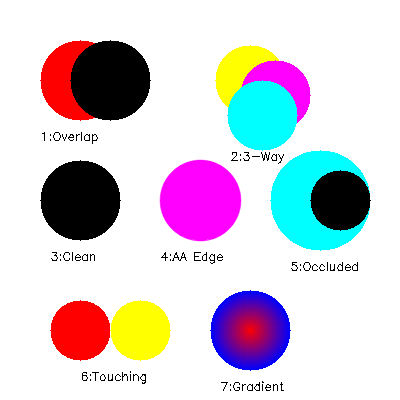
#> input picture tests/data/multicolor_test.png, 400 x 400 px
$ python test_halftone_grid.py
#> lines starting #> are read from the running program, lines starting #| are printed output that depends on the picture; after the words box and inside, x2 and y2 are one past the last pixel; in counts of white or black regions, pixels touching at a corner belong together
### src/dotmatrix/halftone_grid.py
"""
Halftone Grid Generator

Creates authentic halftone screen patterns using standard industry angles.
Instead of detecting existing dots, this generates a regular grid for each
CMYK color and sizes each dot based on ink coverage at that position.

Standard Screen Angles:
    Cyan:    15° (30° from black, minimizes moiré)
    Magenta: 75° (30° from black, opposite side)
    Yellow:   0° (or 90°, least visible ink at most visible angle)
    Black:   45° (most visible angle goes to least visible ink)

The 30° separation between colors minimizes rosette patterns and moiré.

Usage:
    >>> from dotmatrix.halftone_grid import generate_halftone_grids, render_halftone_svg
    >>> grids = generate_halftone_grids(width, height, grid_spacing=10)
    >>> svg = render_halftone_svg(grids, ink_masks, max_dot_radius=5)
"""

import math
from dataclasses import dataclass
from typing import Dict, List, Tuple, Optional
import numpy as np

# Standard halftone screen angles (in degrees)
HALFTONE_ANGLES = {
    'cyan': 15.0,
    'magenta': 75.0,
    'yellow': 0.0,
    'black': 45.0,
}

# CMYK RGB colors for rendering (pure subtractive primaries)
CMYK_RGB_COLORS = {
    'cyan': '#00FFFF',
    'magenta': '#FF00FF',
    'yellow': '#FFFF00',
    'black': '#000000',
}


@dataclass
class GridPoint:
    """A single point in a halftone grid."""
    x: float
    y: float
    radius: float  # Dot radius based on ink coverage (0 = no dot)


@dataclass
class HalftoneGrid:
    """A complete halftone grid for one color channel."""
    color: str  # 'cyan', 'magenta', 'yellow', or 'black'
    angle: float  # Screen angle in degrees
    spacing: float  # Distance between grid points
    points: List[GridPoint]  # All grid points with their radii

    @property
    def dot_count(self) -> int:
        """Number of dots with non-zero radius."""
        return sum(1 for p in self.points if p.radius > 0)


def generate_rotated_grid(
    width: int,
    height: int,
    spacing: float,
    angle_degrees: float,
    origin_x: float = 0.0,
    origin_y: float = 0.0,
) -> List[Tuple[float, float]]:
    """Generate a grid of points rotated at a specific angle.

    The grid is generated large enough to cover the entire image after rotation.

    Args:
        width: Image width in pixels
        height: Image height in pixels
        spacing: Distance between grid points
        angle_degrees: Rotation angle in degrees (0 = horizontal lines)
        origin_x: X offset for grid origin (for alignment)
        origin_y: Y offset for grid origin (for alignment)

    Returns:
        List of (x, y) tuples for each grid point within image bounds
    """
    angle_rad = math.radians(angle_degrees)
    cos_a = math.cos(angle_rad)
    sin_a = math.sin(angle_rad)

    # Calculate how large the unrotated grid needs to be to cover the image
    # after rotation. Use diagonal of the image as a safe bound.
    diagonal = math.sqrt(width**2 + height**2)

    # Grid extends from -diagonal/2 to +diagonal/2 in both directions
    # centered on the image center
    center_x = width / 2
    center_y = height / 2

    half_extent = diagonal / 2 + spacing

    # Generate grid points in unrotated space, then rotate
    points = []

    # Number of grid lines in each direction
    n_lines = int(2 * half_extent / spacing) + 1

    for i in range(-n_lines, n_lines + 1):
        for j in range(-n_lines, n_lines + 1):
            # Unrotated grid position (relative to center)
            gx = i * spacing + origin_x
            gy = j * spacing + origin_y

            # Rotate around origin
            rx = gx * cos_a - gy * sin_a
            ry = gx * sin_a + gy * cos_a

            # Translate to image coordinates
            px = center_x + rx
            py = center_y + ry

            # Check if point is within image bounds (with margin for dots)
            margin = spacing / 2
            if -margin <= px < width + margin and -margin <= py < height + margin:
                points.append((px, py))

    return points


def sample_ink_coverage(
    ink_mask: np.ndarray,
    x: float,
    y: float,
    sample_radius: float,
) -> float:
    """Sample the ink coverage at a grid point.

    Uses area sampling around the point to determine what percentage
    of the sampling area contains ink. This determines dot size.

    Args:
        ink_mask: Binary mask (255=ink, 0=no ink) for one color
        x: X coordinate of sample point
        y: Y coordinate of sample point
        sample_radius: Radius of area to sample (typically half grid spacing)

    Returns:
        Coverage fraction from 0.0 (no ink) to 1.0 (full ink coverage)
    """
    height, width = ink_mask.shape

    # Calculate sampling bounds
    x0 = max(0, int(x - sample_radius))
    y0 = max(0, int(y - sample_radius))
    x1 = min(width, int(x + sample_radius) + 1)
    y1 = min(height, int(y + sample_radius) + 1)

    if x0 >= x1 or y0 >= y1:
        return 0.0

    # Extract sampling region
    region = ink_mask[y0:y1, x0:x1]

    if region.size == 0:
        return 0.0

    # Calculate coverage (255 = ink present)
    coverage = np.mean(region) / 255.0

    return coverage


def generate_halftone_grids(
    width: int,
    height: int,
    grid_spacing: float,
    angles: Optional[Dict[str, float]] = None,
    origin_offsets: Optional[Dict[str, Tuple[float, float]]] = None,
) -> Dict[str, List[Tuple[float, float]]]:
    """Generate halftone grid points for all four CMYK colors.

    Args:
        width: Image width in pixels
        height: Image height in pixels
        grid_spacing: Distance between grid points (determines LPI)
        angles: Optional custom angles dict, defaults to standard halftone angles
        origin_offsets: Optional per-color origin offsets for grid alignment

    Returns:
        Dict mapping color names to lists of (x, y) grid points
    """
    if angles is None:
        angles = HALFTONE_ANGLES.copy()

    if origin_offsets is None:
        origin_offsets = {color: (0.0, 0.0) for color in angles}

    grids = {}
    for color, angle in angles.items():
        ox, oy = origin_offsets.get(color, (0.0, 0.0))
        grids[color] = generate_rotated_grid(
            width, height, grid_spacing, angle, ox, oy
        )

    return grids


def size_dots_from_masks(
    grid_points: Dict[str, List[Tuple[float, float]]],
    ink_masks: Dict[str, np.ndarray],
    max_radius: float,
    sample_radius: Optional[float] = None,
    min_coverage: float = 0.01,
) -> Dict[str, HalftoneGrid]:
    """Size dots at each grid point based on ink coverage from masks.

    Args:
        grid_points: Dict mapping color names to lists of (x, y) grid points
        ink_masks: Dict mapping color names to binary masks (255=ink, 0=no ink)
        max_radius: Maximum dot radius at 100% coverage
        sample_radius: Radius of sampling area (defaults to max_radius)
        min_coverage: Minimum coverage to create a dot (default 1%)

    Returns:
        Dict mapping color names to HalftoneGrid objects with sized dots
    """
    if sample_radius is None:
        sample_radius = max_radius

    grids = {}

    for color, points in grid_points.items():
        if color not in ink_masks:
            print(f"Warning: No ink mask for {color}, skipping")
            continue

        mask = ink_masks[color]
        sized_points = []

        for x, y in points:
            coverage = sample_ink_coverage(mask, x, y, sample_radius)

            if coverage >= min_coverage:
                # Dot radius proportional to sqrt of coverage
                # (area proportional to coverage)
                radius = max_radius * math.sqrt(coverage)
                sized_points.append(GridPoint(x, y, radius))
            else:
                # Still add point with zero radius for grid visualization if needed
                sized_points.append(GridPoint(x, y, 0.0))

        grids[color] = HalftoneGrid(
            color=color,
            angle=HALFTONE_ANGLES.get(color, 0.0),
            spacing=max_radius * 2,  # Approximate
            points=sized_points,
        )

    return grids


def render_halftone_svg(
    grids: Dict[str, HalftoneGrid],
    width: int,
    height: int,
    background_color: str = '#FFFFFF',
    include_zero_dots: bool = False,
) -> str:
    """Render halftone grids as an SVG document.

    Args:
        grids: Dict mapping color names to HalftoneGrid objects
        width: SVG width in pixels
        height: SVG height in pixels
        background_color: Background fill color
        include_zero_dots: If True, render zero-radius dots as tiny markers

    Returns:
        SVG document as a string
    """
    lines = [
        '<?xml version="1.0" encoding="UTF-8"?>',
        f'<svg xmlns="http://www.w3.org/2000/svg" '
        f'width="{width}" height="{height}" viewBox="0 0 {width} {height}">',
        f'  <rect width="100%" height="100%" fill="{background_color}"/>',
    ]

    # Render in order: yellow, cyan, magenta, black (lightest to darkest)
    render_order = ['yellow', 'cyan', 'magenta', 'black']

    for color in render_order:
        if color not in grids:
            continue

        grid = grids[color]
        fill_color = CMYK_RGB_COLORS.get(color, '#000000')

        lines.append(f'  <!-- {color.upper()} layer (angle={grid.angle}°, dots={grid.dot_count}) -->')
        lines.append(f'  <g id="{color}" fill="{fill_color}">')

        for point in grid.points:
            if point.radius > 0:
                lines.append(
                    f'    <circle cx="{point.x:.2f}" cy="{point.y:.2f}" r="{point.radius:.2f}"/>'
                )
            elif include_zero_dots:
                # Render as tiny dot for visualization
                lines.append(
                    f'    <circle cx="{point.x:.2f}" cy="{point.y:.2f}" r="0.5" opacity="0.1"/>'
                )

        lines.append('  </g>')

    lines.append('</svg>')

    return '\n'.join(lines)


def estimate_grid_spacing_from_image(
    ink_mask: np.ndarray,
    method: str = 'fft',
) -> float:
    """Estimate the halftone grid spacing from an image.

    Attempts to detect the screen frequency (LPI equivalent) from
    the periodic pattern in the image.

    Args:
        ink_mask: Binary mask of one ink color
        method: Detection method ('fft' or 'autocorr')

    Returns:
        Estimated grid spacing in pixels
    """
    if method == 'fft':
        return _estimate_spacing_fft(ink_mask)
    elif method == 'autocorr':
        return _estimate_spacing_autocorr(ink_mask)
    else:
        raise ValueError(f"Unknown method: {method}")


def _estimate_spacing_fft(ink_mask: np.ndarray) -> float:
    """Estimate grid spacing using FFT analysis."""
    # Normalize mask to 0-1
    mask_float = ink_mask.astype(np.float32) / 255.0

    # Compute 2D FFT
    fft = np.fft.fft2(mask_float)
    fft_shifted = np.fft.fftshift(fft)
    magnitude = np.abs(fft_shifted)

    # Find peaks in magnitude spectrum (excluding DC component)
    height, width = magnitude.shape
    center_y, center_x = height // 2, width // 2

    # Mask out DC component and nearby low frequencies
    dc_mask_radius = 5
    y_coords, x_coords = np.ogrid[:height, :width]
    dc_mask = ((y_coords - center_y)**2 + (x_coords - center_x)**2) <= dc_mask_radius**2
    magnitude[dc_mask] = 0

    # Find the strongest peak
    peak_idx = np.argmax(magnitude)
    peak_y, peak_x = np.unravel_index(peak_idx, magnitude.shape)

    # Distance from center to peak gives frequency
    freq_dist = math.sqrt((peak_x - center_x)**2 + (peak_y - center_y)**2)

    if freq_dist < 1:
        # No clear periodicity detected, return reasonable default
        return 10.0

    # Convert frequency to spacing (wavelength)
    # freq_dist is in cycles per image dimension
    avg_dim = (width + height) / 2
    spacing = avg_dim / freq_dist

    return spacing


# [91 lines left out: functions _estimate_spacing_autocorr, create_halftone_from_image, not called in this run]


# Convenience functions for interactive use

def separate_cmyk_inks_memory_efficient(
    image: np.ndarray,
    threshold: int = 128,
) -> Dict[str, np.ndarray]:
    """Memory-efficient CMYK ink separation using thresholds.

    Unlike quantize_to_cmyk_rgb which creates large intermediate arrays,
    this works directly with channel comparisons. Good for large images.

    Args:
        image: BGR image as numpy array (H, W, 3)
        threshold: Value threshold for ink detection (0-255)

    Returns:
        Dictionary mapping ink names to binary masks (255=ink, 0=absent)
    """
    # Extract channels (BGR format)
    b = image[:, :, 0].astype(np.int16)
    g = image[:, :, 1].astype(np.int16)
    r = image[:, :, 2].astype(np.int16)

    # Background detection (near white)
    white_threshold = 250
    is_white = (r > white_threshold) & (g > white_threshold) & (b > white_threshold)

    # Black detection (near black)
    black_threshold = 50
    is_black = (r < black_threshold) & (g < black_threshold) & (b < black_threshold)

    # Colored pixels (not white, not black)
    colored = ~is_white & ~is_black

    # Cyan ink present: red channel is absorbed (low R relative to G,B)
    # In pure cyan, R=0, G=255, B=255
    cyan_mask = colored & (r < threshold) & (g > threshold) & (b > threshold)

    # Magenta ink present: green channel is absorbed (low G relative to R,B)
    # In pure magenta, R=255, G=0, B=255
    magenta_mask = colored & (r > threshold) & (g < threshold) & (b > threshold)

    # Yellow ink present: blue channel is absorbed (low B relative to R,G)
    # In pure yellow, R=255, G=255, B=0
    yellow_mask = colored & (r > threshold) & (g > threshold) & (b < threshold)

    # Secondary colors (overlaps)
    # Red = Magenta + Yellow (low G and B)
    red_mask = colored & (r > threshold) & (g < threshold) & (b < threshold)

    # Green = Cyan + Yellow (low R and B)
    green_mask = colored & (r < threshold) & (g > threshold) & (b < threshold)

    # Blue = Cyan + Magenta (low R and G)
    blue_mask = colored & (r < threshold) & (g < threshold) & (b > threshold)

    # Final masks include both primary and secondary contributions
    # Using OR logic: any pixel where this ink contributes
    final_cyan = cyan_mask | green_mask | blue_mask
    final_magenta = magenta_mask | red_mask | blue_mask
    final_yellow = yellow_mask | red_mask | green_mask

    return {
        'cyan': (final_cyan * 255).astype(np.uint8),
        'magenta': (final_magenta * 255).astype(np.uint8),
        'yellow': (final_yellow * 255).astype(np.uint8),
        'black': (is_black * 255).astype(np.uint8),
    }


# [37 lines left out: function analyze_halftone_image, not called in this run]


def create_halftone_from_image_memory_efficient(
    image: np.ndarray,
    grid_spacing: float,
    max_dot_radius: Optional[float] = None,
    angles: Optional[Dict[str, float]] = None,
) -> Tuple[Dict[str, HalftoneGrid], str]:
    """Memory-efficient version for large images.

    Uses threshold-based ink separation instead of quantization.

    Args:
        image: BGR image as numpy array
        grid_spacing: Grid spacing in pixels (required, no auto-detection)
        max_dot_radius: Maximum dot radius (defaults to spacing/2)
        angles: Custom screen angles (defaults to standard CMYK angles)

    Returns:
        Tuple of (halftone grids dict, SVG string)
    """
    height, width = image.shape[:2]
    print(f"Image size: {width} x {height}")

    # Get ink masks using memory-efficient method
    print("Separating CMYK inks (memory-efficient mode)...")
    ink_masks = separate_cmyk_inks_memory_efficient(image)

    if max_dot_radius is None:
        max_dot_radius = grid_spacing / 2

    # Generate grid points
    print(f"Generating grid points (spacing={grid_spacing}, radius={max_dot_radius})...")
    grid_points = generate_halftone_grids(width, height, grid_spacing, angles)

    total_points = sum(len(pts) for pts in grid_points.values())
    print(f"  Generated {total_points:,} grid points total")

    # Size dots based on ink coverage
    print("Sizing dots based on ink coverage...")
    grids = size_dots_from_masks(
        grid_points, ink_masks, max_dot_radius,
        sample_radius=grid_spacing / 2
    )

    for color, grid in grids.items():
        print(f"  {color}: {grid.dot_count:,} dots with non-zero radius")

    # Render SVG
    print("Rendering SVG...")
    svg = render_halftone_svg(grids, width, height)

    return grids, svg

### test_halftone_grid.py
"""
Test script for halftone grid generation.

Analyzes a PORTION of the source halftone image to detect grid parameters,
then applies them to generate a full reconstruction.
"""

import cv2
import numpy as np
from pathlib import Path

# Add src to path for imports
import sys
sys.path.insert(0, str(Path(__file__).parent / "src"))

from dotmatrix.halftone_grid import (
    create_halftone_from_image_memory_efficient,
    separate_cmyk_inks_memory_efficient,
    estimate_grid_spacing_from_image,
    HALFTONE_ANGLES,
)


def analyze_crop(image: np.ndarray, crop_size: int = 500) -> dict:
    """Analyze a small crop to detect grid parameters."""
    h, w = image.shape[:2]

    # Take a crop from the center (more likely to have good ink coverage)
    cx, cy = w // 2, h // 2
    half = crop_size // 2
    crop = image[cy - half:cy + half, cx - half:cx + half]

    print(f"Analyzing {crop_size}x{crop_size} crop from center...")

    # Get ink masks
    ink_masks = separate_cmyk_inks_memory_efficient(crop)

    results = {'crop_size': crop_size}

    for color, mask in ink_masks.items():
        ink_pixels = np.sum(mask > 0)
        coverage = ink_pixels / mask.size

        spacing = None
        if ink_pixels > 100:
            try:
                spacing = estimate_grid_spacing_from_image(mask)
            except Exception as e:
                print(f"  {color}: spacing detection failed: {e}")

        results[color] = {
            'coverage': coverage,
            'estimated_spacing': spacing,
        }

        print(f"  {color}: coverage={coverage:.1%}, spacing={spacing:.1f}px" if spacing else f"  {color}: coverage={coverage:.1%}")

    # Average spacing across colors that have detectable patterns
    spacings = [r['estimated_spacing'] for r in results.values() if isinstance(r, dict) and r.get('estimated_spacing')]
    if spacings:
        results['avg_spacing'] = np.mean(spacings)
        print(f"\n  Average detected spacing: {results['avg_spacing']:.1f}px")

    return results


def main():
    # Load the large halftone image
    input_path = Path("inputs/input_large.png")

    if not input_path.exists():
        for alt in [
            "output/centroid_large/flower_svg_jitter_p30_seed1_20260204_203038/input_input_large.png",
            "tests/data/multicolor_test.png",
        ]:
            input_path = Path(alt)
            if input_path.exists():
                break
        else:
            print("Error: No test image found")
            return

    print(f"Loading: {input_path}")
    image = cv2.imread(str(input_path))
#> image is the input picture: shape (400, 400, 3); mean B, G, R 214.8, 205.8, 213.3

    if image is None:
        print("Failed to load image")
        return

    height, width = image.shape[:2]
    print(f"Image size: {width} x {height} ({width * height / 1e6:.1f} MP)")
#| Image size: 400 x 400 (0.2 MP)

    # Step 1: Analyze a small crop to detect grid parameters
    print("\n=== Step 1: Detect grid parameters from crop ===")
    analysis = analyze_crop(image, crop_size=800)
#> in analyze_crop, `crop = image[cy - half:cy + half, cx - half:cx + half]`:
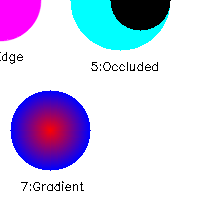
#> crop: shape (200, 200, 3); mean B, G, R 233.1, 202.8, 205.4
#> in separate_cmyk_inks_memory_efficient, `b = image[:, :, 0].astype(np.int16)`:
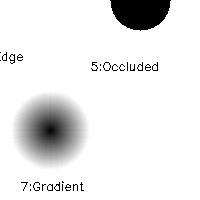
#> b: shape (200, 200) int16; min 0, max 255, mean 233.1
#> in separate_cmyk_inks_memory_efficient, `r = image[:, :, 2].astype(np.int16)`:
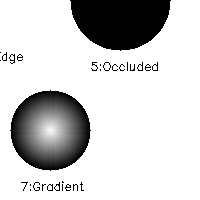
#> r: shape (200, 200) int16; min 0, max 255, mean 205.4
#> in separate_cmyk_inks_memory_efficient, `is_white = (r > white_threshold) & (g > white_threshold) & (b > white_..`:
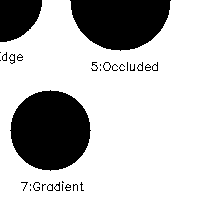
#> is_white: shape (200, 200) bool; 73.1% white; 31 black regions (20 under 20 px), largest, box (x1, y1, x2, y2) and area: (10, 90, 91, 171) 5025, (70, 0, 171, 51) 3973, (0, 0, 42, 42) 1383
#> in separate_cmyk_inks_memory_efficient, `final_cyan = cyan_mask | green_mask | blue_mask`:
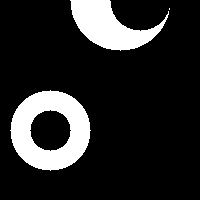
#> final_cyan: shape (200, 200) bool; 15.8% white; 3 white regions (1 under 20 px), largest, box (x1, y1, x2, y2) and area: (10, 90, 91, 171) 3768, (70, 0, 169, 51) 2530
#> in separate_cmyk_inks_memory_efficient, `final_magenta = magenta_mask | red_mask | blue_mask`:
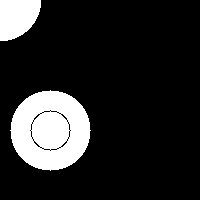
#> final_magenta: shape (200, 200) bool; 15.6% white; 2 white regions, box (x1, y1, x2, y2) and area: (10, 90, 91, 171) 4897, (0, 0, 41, 41) 1337
#> in analyze_crop, `ink_masks = separate_cmyk_inks_memory_efficient(crop)`: ink_masks = 4 items
#> the loop in analyze_crop, `for color, mask in ink_masks.items():` made 4 passes
#> (color, ink_pixels, coverage, spacing) on passes 1 to 4: ('cyan', 6300, 0.158, 37.14), ('magenta', 6234, 0.156, 28.28), ('yellow', 1129, 0.0282, 39.22), ('black', 1821, 0.0455, 39.22)
#> (printed output is left out)
#> pass 1, in _estimate_spacing_fft, `magnitude = np.abs(fft_shifted)`:
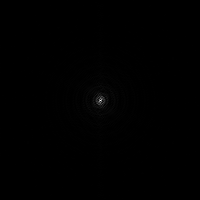
#> magnitude: shape (200, 200) float64; min 0.111, max 6300, mean 19.7; drawn with min black and max white
#> after the loop in analyze_crop, `for color, mask in ink_masks.items():`: results = 5 items
#> in analyze_crop, `spacings = [r['estimated_spacing'] for r in results.values() if isinst..`: spacings = [37.14, 28.28, 39.22, 39.22]
#> (the rest of the program and of its run is left out)
